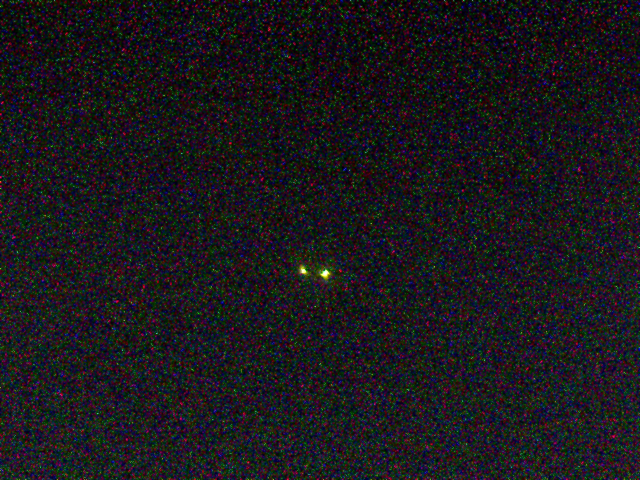
%> input picture testing/pointlight/furtheraway/nopol.bmp, 1280 x 960 px, given in place of nopol.jpg, which was not available (shown at 1/2 size)
$ octave main.m   (GNU Octave 9; MATLAB toolbox functions it lacks are replaced by stand-ins)
%> lines starting %> are read from the running program, lines starting %| are printed output that depends on the picture; pictures that were not available may be replaced by others from this repository, and a replacement may not be noted
### Sem2/Polarisation Weighting/matlab/create_image.m
function [I, I_o] = create_image(w1, w2, shift, name)
%> called with w1 = 0.3, w2 = 0.7, shift = 5, name = 'nopol.jpg'
    image = imread(name);
%> image is the input picture: size 960x1280x3 uint8; mean R, G, B 26.8, 24.4, 28.5
    % resize image to 10%
    image = imresize(image, 0.15);
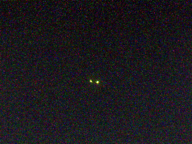
%> image: size 144x192x3 uint8; mean R, G, B 26.8, 24.4, 28.5

    image = rgb2gray(image);
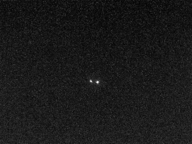
%> image: size 144x192 uint8; min 3, max 244, mean 25.6
    % rotate 90 deg left
    image = imrotate(image, -90);
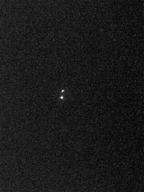
%> image: size 192x144 uint8; min 3, max 244, mean 25.6; mean of the top-left, top-right, bottom-left and bottom-right quarters 29.4, 22.2, 29.4, 21.4

    I1 = image;
    I2 = image;

    I1 = I1 * w1;
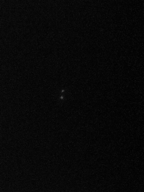
%> I1: size 192x144 uint8; min 1, max 73, mean 7.7
    I2 = I2 * w2;

    I2(:, shift:end) = I2(:, 1:end-shift+1);

    I = I1 + I2;
    I_o = image;
end

### Sem2/Polarisation Weighting/matlab/estimate_shift.m
function [shift_values, correlation_values] = estimate_shift(image)
    [~, width, ~] = size(image);
%> width = 144
    % max_shift = floor(width / 10);
    max_shift = 25;

    shift_values = -max_shift:max_shift;
    correlation_values = zeros(1, length(shift_values));

    % Loop over possible shifts
    for i = 1:length(shift_values)
        x_shift = shift_values(i);

        % Apply shift to the image channel along the x-axis
        image_shifted = circshift(image, [0 x_shift]);

        % Compute cross-correlation using xcorr
        [cross_corr, lags] = xcorr(image(:), image_shifted(:));

        % Find the correlation value at zero shift (when lag is 0)
        zero_shift_idx = find(lags == 0);
        correlation_values(i) = cross_corr(zero_shift_idx);
    end
%> this loop made 51 passes
%> pass 1, in estimate_shift, `image_shifted = circshift(image, [0 x_shift]);`:
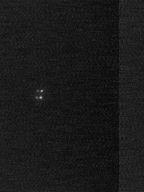
%> image_shifted: size 192x144 uint8; min 5, max 182, mean 26; mean of the top-left, top-right, bottom-left and bottom-right quarters 27.4, 24.9, 27.3, 24.3
%> after the loop, correlation_values = 51 values, max 19959174 at index 26, min 18737599 at index 1, mean 19016631.6
    % plot
    % plot(shift_values, correlation_values)
    filtered_corr = baseline_filter(correlation_values);
    plot(shift_values, filtered_corr)
    steep = corr_peaks(shift_values, filtered_corr);
    [maxVal,maxI] = max(steep,[],"linear");
    % nan 0 val
    steep(maxI) = NaN;
    % get next two
    [maxVal,maxI] = max(steep,[],"linear");
    shift_values(maxI)
    steep(maxI) = NaN;
    [maxVal,maxI] = max(steep,[],"linear");
    shift_values(maxI)
end

%% savgol baseline reduct func
function output = baseline_filter(correlations)
%> the run ends on the next line
    gauss = smoothdata(correlations, 'gaussian', 3);
    golayd = smoothdata(correlations, 'sgolay', 'Degree', 3 );
    % window_l = 5;
    % poly = 3;
    % baseline = sgolayfilt(correlations, poly, window_l);
    hol = correlations - golayd;
    output = correlations - gauss + hol;
end

%% Obtain peaks
% [20 lines left out: function corr_peaks, not called in this run]

### Sem2/Polarisation Weighting/matlab/main.m
w1 = 0.3; w2 = 0.7; shift = 5; name = 'nopol.jpg';

[It, image] = create_image(w1, w2, shift, name);


% fprintf('Estimated Shift: %d\n', est_shift);
[shift] = estimate_shift(It);

$ run again, with testing/pointlight/furtheraway/0.bmp copied over testing/pointlight/furtheraway/nopol.bmp
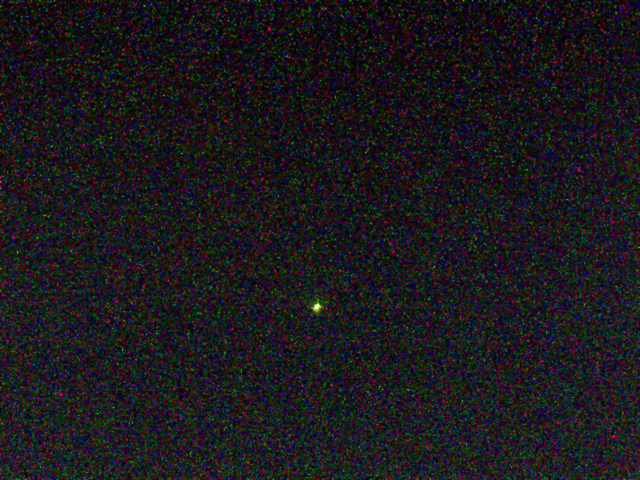
%> input picture testing/pointlight/furtheraway/0.bmp, 1280 x 960 px, given in place of nopol.jpg, which was not available (shown at 1/2 size)
%> in create_image, image is the input picture: size 960x1280x3 uint8; mean R, G, B 26.5, 24.6, 28
%> in create_image, `image = imresize(image, 0.15);`:
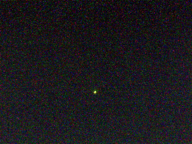
%> image: size 144x192x3 uint8; mean R, G, B 26.5, 24.6, 27.9
%> after the loop in estimate_shift, `for i = 1:length(shift_values)`: correlation_values = 51 values, max 19861319 at index 26, min 18718398 at index 1, mean 18981475.3
